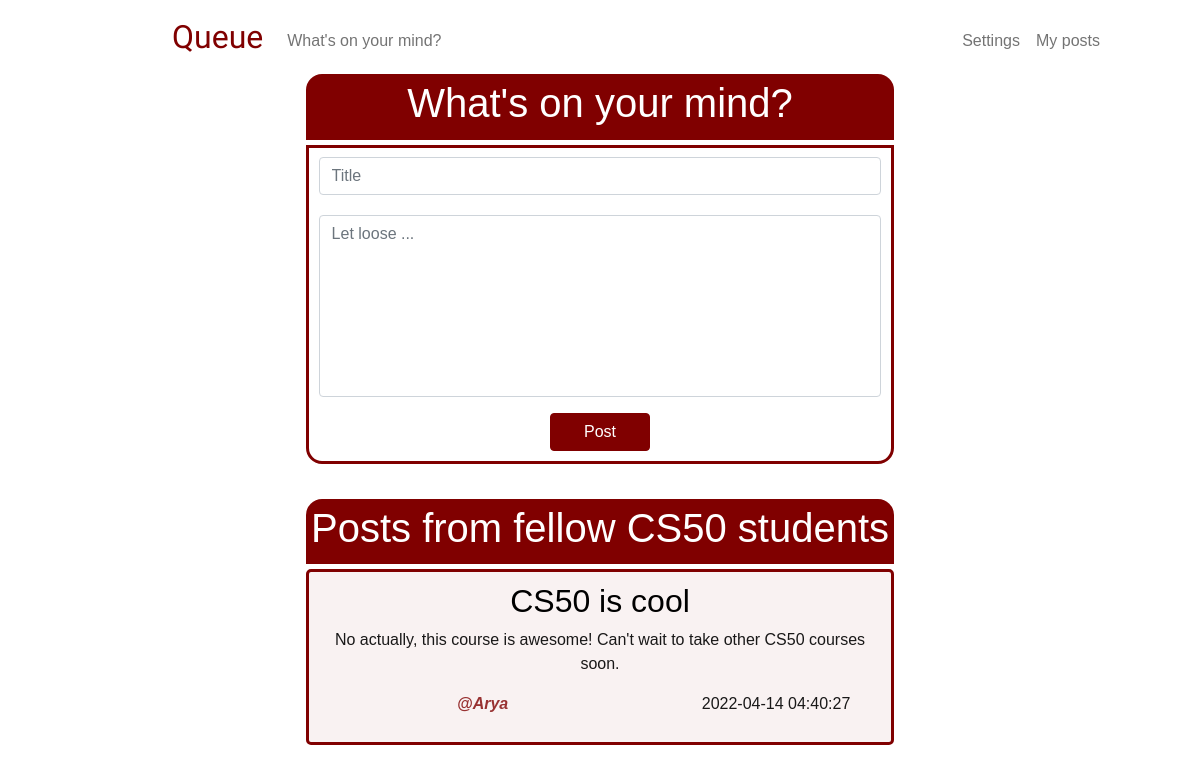
/ (signed in), run on an earlier commit of the app's database.
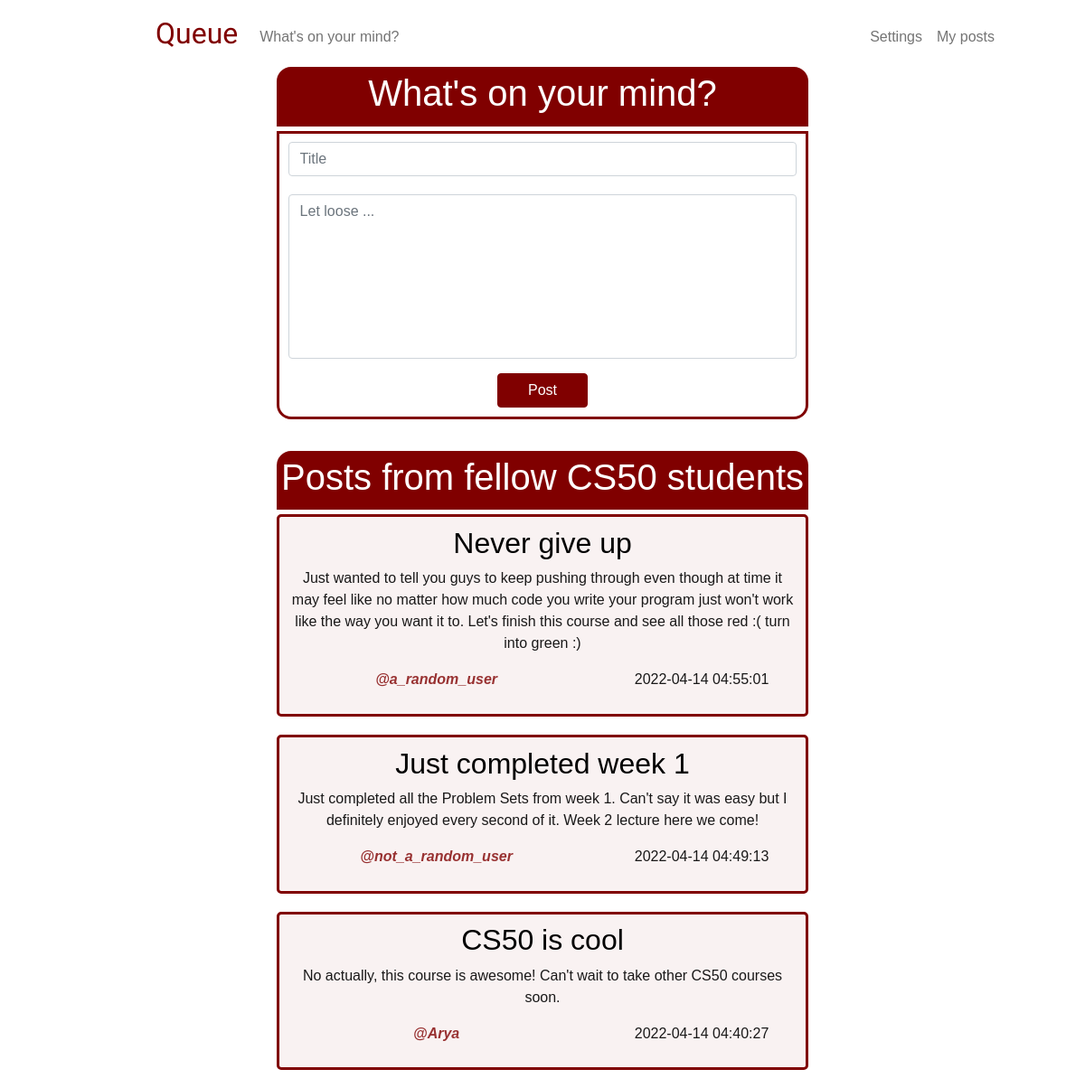
And on a later commit of the database.
### tables this page shows
CREATE TABLE 'posts' ('id' INTEGER PRIMARY KEY NOT NULL, 'content' TEXT NOT NULL, 'time' DATETIME DEFAULT CURRENT_TIMESTAMP, title TEXT, 'user_id'  INTEGER NOT NULL  , 'username' TEXT);

### app.py (the view)
@app.route("/", methods=["GET", "POST"])
@login_required
def home():
    if request.method == "POST":
        title = request.form.get("title")
        content = request.form.get("content")
        if not request.form.get("title"):
            error_title = "*Add a title"
            posts = db.execute("SELECT * FROM posts ORDER BY time DESC")
            return render_template("home.html", error_title=error_title, posts=posts, content=content)
        elif not request.form.get("content"):
            error_content = "Nothing is on your mind?"
            posts = db.execute("SELECT * FROM posts ORDER BY time DESC")
            return render_template("home.html", error_content=error_content, posts=posts, title=title)
        else:
            user = db.execute("SELECT username FROM users WHERE id = ?", session["user_id"])
            username = user[0]["username"]
            filtered_title = pf.censor(request.form.get("title"))
            filtered_content = pf.censor(request.form.get("content"))
            db.execute("INSERT INTO posts (username, user_id, title, content) VALUES (?, ?, ?, ?)",
                       username, session["user_id"], filtered_title, filtered_content)
            posts = db.execute("SELECT * FROM posts ORDER BY time DESC")
            return render_template("home.html", posts=posts)
    else:
        posts = db.execute("SELECT * FROM posts ORDER BY time DESC")
        return render_template("home.html", posts=posts)

### app.py (called while the page is built)
def login_required(f):
    @wraps(f)
    def decorated_function(*args, **kwargs):
        if session.get("user_id") is None:
            return redirect("/login")
        return f(*args, **kwargs)
    return decorated_function

### templates/home.html (shortened to what this page needs)
{% extends "layout.html" %}
{% block main %}
    <div class="users-post-header">
        <h1> What's on your mind? </h1>
    </div>
    <div class="users-post-container">
        <form action="/" method="post">
            <div class="mb-3">
                <input class="form-control" id="title" name="title" placeholder="Title" type="text" value="{{ title }}">
            </div>
            <div class="mb-3">
                <textarea class="form-control" id="content" name="content" placeholder="Let loose ..." rows = "7" maxlength="500" style="resize: none" >{{ content }}</textarea>
            </div>
            <button class="btn btn-primary main-button" id="home-button" type="submit"> Post </button>
        </form>
    </div>
    <div class="others-post-header">
        <h1> Posts from fellow CS50 students </h1>
    </div>
    <div>
        {% for post in posts %}
            <div class="others-post-container">
                <h2> {{ post["title"] }} </h2>
                <p> {{ post["content"] }} </p>
                <div class="row">
                    <div class="column left">
                        <p class="username"><strong> @{{ post["username"] }} </strong></p>
                    </div>
                    <div class="column right">
                        <p> {{ post["time"] }} </p>
                    </div>
                </div>
            </div>
        {% endfor %}
    </div>
{% endblock %}

### templates/layout.html (shortened to what this page needs)
<!DOCTYPE html>
<html lang="en">
    <head>
        <link href="https://cdn.jsdelivr.net/npm/bootstrap@5.1.3/dist/css/bootstrap.min.css" rel="stylesheet">
        <link href="/static/styles.css" rel="stylesheet">
    </head>
    <body>
        <nav class="bg-light navbar navbar-expand-md navbar-light" id="white-bg">
            <div class="container-fluid">
                <a class="navbar-brand" href="/" id="logo">Queue</a>
                <div class="collapse navbar-collapse" id="navbar">
                    {% if session["user_id"] %}
                        <ul class="navbar-nav me-auto mt-2">
                            <li class="nav-item"><a class="nav-link" href="/">What's on your mind?</a></li>
                        </ul>
                        <ul class="navbar-nav ms-auto mt-2 rem5-right-padding" >
                            <li class="nav-item"><a class="nav-link" href="/setting">Settings</a></li>
                            <li class="nav-item"><a class="nav-link" href="/my-posts"> My posts </a></li>
                        </ul>
                    {% else %}
                        <ul class="navbar-nav ms-auto mt-1 rem5-right-padding">
                            <li class="nav-item"><a class="nav-link" href="/register">Register</a></li>
                            <li class="nav-item"><a class="nav-link" href="/login">Log In</a></li>
                        </ul>
                    {% endif %}
                </div>
            </div>
        </nav>
        <main class="container-fluid text-center">
            {% block main %}{% endblock %}
        </main>
    </body>
</html>

### static/styles.css (style rules this page uses)
h1 { font-size: 40px; }
p { color:rgba(0, 0, 0, 0.9) ; }
* { font-family: Verdana, Geneva, Tahoma, sans-serif; }
#white-bg { background-color: white !important; }
nav .navbar-brand { font-size: xx-large; }
#logo { font-family: 'ZCOOL XiaoWei', serif !important; color: rgb(128, 0, 0); padding-left: 10rem; }
.users-post-header { background-color: rgb(128, 0, 0); color: rgb(255, 255, 255); margin: 0 25% 0 25%; padding: 0.3rem; text-align: center; border-radius: 1rem 1rem 0 0; }
.users-post-container { background-color: rgba(255, 255, 255, 0.9); border: solid; border-width: 3px; border-color: rgb(128, 0, 0); color: rgb(128, 0, 0); margin: 5px 25% 20px 25%; padding: 0.6rem; text-align: center; border-radius: 0 0 1rem 1rem; }
.others-post-header { background-color: rgb(128, 0, 0); color: rgb(255, 255, 255); margin: 35px 25% 0 25%; padding: 0.3rem; text-align: center; border-radius: 1rem 1rem 0 0; }
.others-post-container { background-color: rgba(128, 0, 0, 0.05); border: solid; border-width: 3px; border-color: rgb(128, 0, 0); color: rgb(0, 0, 0); margin: 5px 25% 20px 25%; padding: 0.6rem; text-align: center; border-radius: 5px; }
.main-button, .main-button:hover { background-color: rgb(128, 0, 0); color: rgb(255, 255, 255); border-color: rgb(128, 0, 0); width:100px; font-size: 16px; }
.username { color:rgba(128, 0, 0, 0.8); font-style: italic; }
.row { display: flex !important; }
.column { float: left; }
.left { width: 60% !important; }
.right { width: 40% !important; }
.rem5-right-padding { padding-right: 5rem !important; }
input { margin-bottom: 20px !important; }

What changed in the data, as far as the page shows it:
added posts: title "Never give up", content "Just wanted to tell you guys to keep pushing through even though at time it may feel like no matter how much code you write your program just won't work like the way you want it to. Let's finish this course and see all those red :( turn into green :)", username "a_random_user", time "2022-04-14 04:55:01"
added posts: title "Just completed week 1", content "Just completed all the Problem Sets from week 1. Can't say it was easy but I definitely enjoyed every second of it. Week 2 lecture here we come!", username "not_a_random_user", time "2022-04-14 04:49:13"
